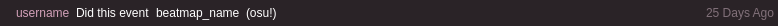
<?xml version="1.0" encoding="UTF-8"?>
<ui version="4.0">
 <class>RecentActivityItem</class>
 <widget class="QWidget" name="RecentActivityItem">
  <property name="geometry">
   <rect>
    <x>0</x>
    <y>0</y>
    <width>778</width>
    <height>26</height>
   </rect>
  </property>
  <property name="minimumSize">
   <size>
    <width>778</width>
    <height>0</height>
   </size>
  </property>
  <property name="windowTitle">
   <string>Form</string>
  </property>
  <property name="styleSheet">
   <string notr="true">background-color: #2A2327;
                           color:rgb(255,255,255);
                           font: 63 9pt &quot;Torus Pro SemiBold&quot;; 
                           border: none;</string>
  </property>
  <layout class="QHBoxLayout" name="horizontalLayout">
   <property name="spacing">
    <number>6</number>
   </property>
   <property name="leftMargin">
    <number>3</number>
   </property>
   <property name="topMargin">
    <number>3</number>
   </property>
   <property name="rightMargin">
    <number>3</number>
   </property>
   <property name="bottomMargin">
    <number>3</number>
   </property>
   <item>
    <widget class="QLabel" name="rank_score_label">
     <property name="maximumSize">
      <size>
       <width>30</width>
       <height>14</height>
      </size>
     </property>
     <property name="text">
      <string/>
     </property>
     <property name="pixmap">
      <pixmap>../Assets/Rank Grades/SH.png</pixmap>
     </property>
     <property name="scaledContents">
      <bool>true</bool>
     </property>
    </widget>
   </item>
   <item>
    <widget class="QLabel" name="username">
     <property name="styleSheet">
      <string notr="true">color: rgb(210,160,184);
font: 75 10pt &quot;Torus Pro Bold&quot;;</string>
     </property>
     <property name="text">
      <string>username</string>
     </property>
    </widget>
   </item>
   <item>
    <widget class="QLabel" name="event_description_label">
     <property name="text">
      <string>Did this event</string>
     </property>
    </widget>
   </item>
   <item>
    <widget class="QLabel" name="event_type">
     <property name="text">
      <string>beatmap_name</string>
     </property>
    </widget>
   </item>
   <item>
    <widget class="QLabel" name="gamemode_label">
     <property name="text">
      <string>(osu!)</string>
     </property>
    </widget>
   </item>
   <item>
    <spacer name="horizontalSpacer">
     <property name="orientation">
      <enum>Qt::Horizontal</enum>
     </property>
     <property name="sizeHint" stdset="0">
      <size>
       <width>40</width>
       <height>20</height>
      </size>
     </property>
    </spacer>
   </item>
   <item>
    <widget class="QLabel" name="datetime_label">
     <property name="styleSheet">
      <string notr="true">color: rgb(129,112,121);</string>
     </property>
     <property name="text">
      <string>25 Days Ago</string>
     </property>
    </widget>
   </item>
  </layout>
 </widget>
 <resources/>
 <connections/>
</ui>
